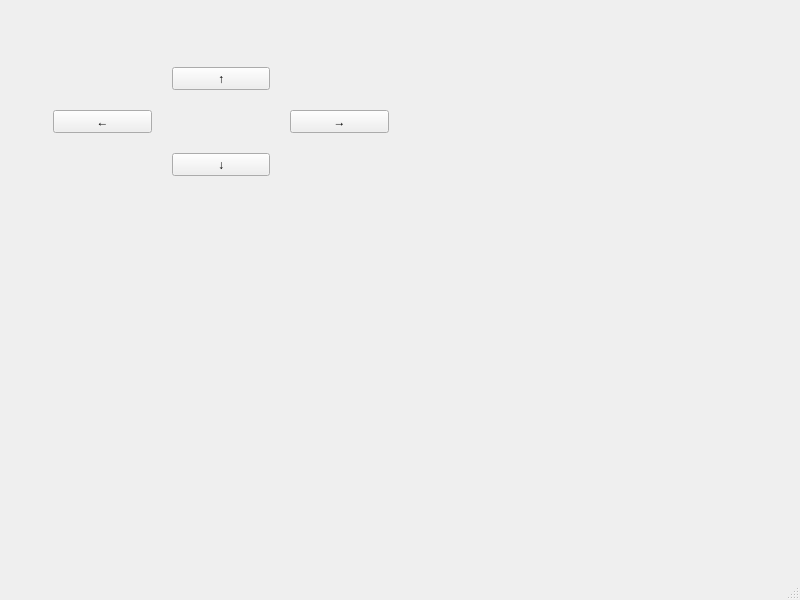
<?xml version="1.0" encoding="UTF-8"?>
<ui version="4.0">
 <class>MainWindow</class>
 <widget class="QMainWindow" name="MainWindow">
  <property name="geometry">
   <rect>
    <x>0</x>
    <y>0</y>
    <width>800</width>
    <height>600</height>
   </rect>
  </property>
  <property name="windowTitle">
   <string>MainWindow</string>
  </property>
  <widget class="QWidget" name="centralwidget">
   <widget class="QPushButton" name="upButton">
    <property name="geometry">
     <rect>
      <x>172</x>
      <y>67</y>
      <width>98</width>
      <height>23</height>
     </rect>
    </property>
    <property name="sizePolicy">
     <sizepolicy hsizetype="Preferred" vsizetype="Preferred">
      <horstretch>0</horstretch>
      <verstretch>0</verstretch>
     </sizepolicy>
    </property>
    <property name="text">
     <string>↑</string>
    </property>
   </widget>
   <widget class="QPushButton" name="downButton">
    <property name="geometry">
     <rect>
      <x>172</x>
      <y>153</y>
      <width>98</width>
      <height>23</height>
     </rect>
    </property>
    <property name="sizePolicy">
     <sizepolicy hsizetype="Preferred" vsizetype="Preferred">
      <horstretch>0</horstretch>
      <verstretch>0</verstretch>
     </sizepolicy>
    </property>
    <property name="text">
     <string>↓</string>
    </property>
   </widget>
   <widget class="QPushButton" name="leftButton">
    <property name="geometry">
     <rect>
      <x>53</x>
      <y>110</y>
      <width>99</width>
      <height>23</height>
     </rect>
    </property>
    <property name="sizePolicy">
     <sizepolicy hsizetype="Preferred" vsizetype="Preferred">
      <horstretch>0</horstretch>
      <verstretch>0</verstretch>
     </sizepolicy>
    </property>
    <property name="text">
     <string>←</string>
    </property>
   </widget>
   <widget class="QPushButton" name="rightButton">
    <property name="geometry">
     <rect>
      <x>290</x>
      <y>110</y>
      <width>99</width>
      <height>23</height>
     </rect>
    </property>
    <property name="sizePolicy">
     <sizepolicy hsizetype="Preferred" vsizetype="Preferred">
      <horstretch>0</horstretch>
      <verstretch>0</verstretch>
     </sizepolicy>
    </property>
    <property name="text">
     <string>→</string>
    </property>
   </widget>
  </widget>
  <widget class="QMenuBar" name="menubar">
   <property name="geometry">
    <rect>
     <x>0</x>
     <y>0</y>
     <width>800</width>
     <height>18</height>
    </rect>
   </property>
  </widget>
  <widget class="QStatusBar" name="statusbar"/>
 </widget>
 <resources/>
 <connections/>
</ui>
